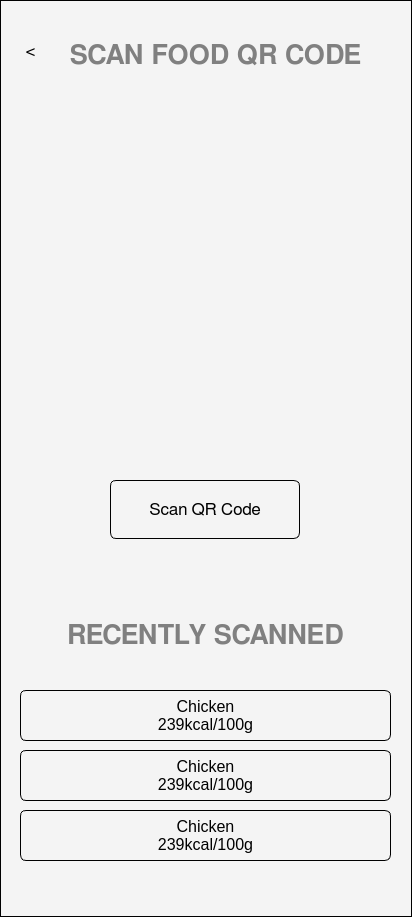
<?xml version="1.0" encoding="UTF-8"?>
<ui version="4.0">
 <class>Form</class>
 <widget class="QWidget" name="Form">
  <property name="geometry">
   <rect>
    <x>0</x>
    <y>0</y>
    <width>412</width>
    <height>917</height>
   </rect>
  </property>
  <property name="windowTitle">
   <string>Form</string>
  </property>
  <property name="styleSheet">
   <string notr="true">background-color: #f4f4f4; border: 1px solid </string>
  </property>
  <widget class="QLabel" name="label">
   <property name="geometry">
    <rect>
     <x>60</x>
     <y>20</y>
     <width>311</width>
     <height>71</height>
    </rect>
   </property>
   <property name="sizePolicy">
    <sizepolicy hsizetype="Preferred" vsizetype="Preferred">
     <horstretch>0</horstretch>
     <verstretch>0</verstretch>
    </sizepolicy>
   </property>
   <property name="font">
    <font>
     <family>FreeSans</family>
     <pointsize>20</pointsize>
     <bold>true</bold>
    </font>
   </property>
   <property name="styleSheet">
    <string notr="true">color: gray; border: none;</string>
   </property>
   <property name="frameShape">
    <enum>QFrame::Shape::NoFrame</enum>
   </property>
   <property name="frameShadow">
    <enum>QFrame::Shadow::Raised</enum>
   </property>
   <property name="text">
    <string>SCAN FOOD QR CODE</string>
   </property>
   <property name="alignment">
    <set>Qt::AlignmentFlag::AlignCenter</set>
   </property>
   <property name="wordWrap">
    <bool>true</bool>
   </property>
  </widget>
  <widget class="QPushButton" name="pushButton_11">
   <property name="geometry">
    <rect>
     <x>10</x>
     <y>30</y>
     <width>41</width>
     <height>41</height>
    </rect>
   </property>
   <property name="font">
    <font>
     <family>FreeSans</family>
     <pointsize>13</pointsize>
     <bold>false</bold>
    </font>
   </property>
   <property name="styleSheet">
    <string notr="true">color: ffffff;background-color: #00000000;
border: 0;</string>
   </property>
   <property name="text">
    <string>&lt;</string>
   </property>
  </widget>
  <widget class="QLabel" name="label_2">
   <property name="geometry">
    <rect>
     <x>50</x>
     <y>600</y>
     <width>311</width>
     <height>71</height>
    </rect>
   </property>
   <property name="sizePolicy">
    <sizepolicy hsizetype="Preferred" vsizetype="Preferred">
     <horstretch>0</horstretch>
     <verstretch>0</verstretch>
    </sizepolicy>
   </property>
   <property name="font">
    <font>
     <family>FreeSans</family>
     <pointsize>20</pointsize>
     <bold>true</bold>
    </font>
   </property>
   <property name="styleSheet">
    <string notr="true">color: gray; border: none;</string>
   </property>
   <property name="frameShape">
    <enum>QFrame::Shape::NoFrame</enum>
   </property>
   <property name="frameShadow">
    <enum>QFrame::Shadow::Raised</enum>
   </property>
   <property name="text">
    <string>RECENTLY SCANNED</string>
   </property>
   <property name="alignment">
    <set>Qt::AlignmentFlag::AlignCenter</set>
   </property>
   <property name="wordWrap">
    <bool>true</bool>
   </property>
  </widget>
  <widget class="QPushButton" name="pushButton_5">
   <property name="geometry">
    <rect>
     <x>110</x>
     <y>480</y>
     <width>190</width>
     <height>59</height>
    </rect>
   </property>
   <property name="font">
    <font>
     <family>FreeSans</family>
     <pointsize>13</pointsize>
     <bold>false</bold>
    </font>
   </property>
   <property name="styleSheet">
    <string notr="true">color: ffffff;background-color: #00000000;
border-radius: 6px;
    padding: 5px;</string>
   </property>
   <property name="text">
    <string>Scan QR Code</string>
   </property>
  </widget>
  <widget class="QLabel" name="label_4">
   <property name="geometry">
    <rect>
     <x>20</x>
     <y>690</y>
     <width>371</width>
     <height>51</height>
    </rect>
   </property>
   <property name="font">
    <font>
     <pointsize>12</pointsize>
    </font>
   </property>
   <property name="styleSheet">
    <string notr="true">color: ffffff;background-color: #00000000;
border-radius: 6px;
    padding: 5px;</string>
   </property>
   <property name="text">
    <string>Chicken
239kcal/100g</string>
   </property>
   <property name="alignment">
    <set>Qt::AlignmentFlag::AlignCenter</set>
   </property>
   <property name="wordWrap">
    <bool>true</bool>
   </property>
  </widget>
  <widget class="QLabel" name="label_5">
   <property name="geometry">
    <rect>
     <x>20</x>
     <y>750</y>
     <width>371</width>
     <height>51</height>
    </rect>
   </property>
   <property name="font">
    <font>
     <pointsize>12</pointsize>
    </font>
   </property>
   <property name="styleSheet">
    <string notr="true">color: ffffff;background-color: #00000000;
border-radius: 6px;
    padding: 5px;</string>
   </property>
   <property name="text">
    <string>Chicken
239kcal/100g</string>
   </property>
   <property name="alignment">
    <set>Qt::AlignmentFlag::AlignCenter</set>
   </property>
   <property name="wordWrap">
    <bool>true</bool>
   </property>
  </widget>
  <widget class="QLabel" name="label_6">
   <property name="geometry">
    <rect>
     <x>20</x>
     <y>810</y>
     <width>371</width>
     <height>51</height>
    </rect>
   </property>
   <property name="font">
    <font>
     <pointsize>12</pointsize>
    </font>
   </property>
   <property name="styleSheet">
    <string notr="true">color: ffffff;background-color: #00000000;
border-radius: 6px;
    padding: 5px;</string>
   </property>
   <property name="text">
    <string>Chicken
239kcal/100g</string>
   </property>
   <property name="alignment">
    <set>Qt::AlignmentFlag::AlignCenter</set>
   </property>
   <property name="wordWrap">
    <bool>true</bool>
   </property>
  </widget>
  <widget class="QLabel" name="label_3">
   <property name="geometry">
    <rect>
     <x>50</x>
     <y>100</y>
     <width>311</width>
     <height>361</height>
    </rect>
   </property>
   <property name="sizePolicy">
    <sizepolicy hsizetype="Preferred" vsizetype="Preferred">
     <horstretch>0</horstretch>
     <verstretch>0</verstretch>
    </sizepolicy>
   </property>
   <property name="font">
    <font>
     <family>FreeSans</family>
     <pointsize>20</pointsize>
     <bold>true</bold>
    </font>
   </property>
   <property name="styleSheet">
    <string notr="true">color: gray; border: none;</string>
   </property>
   <property name="frameShape">
    <enum>QFrame::Shape::NoFrame</enum>
   </property>
   <property name="frameShadow">
    <enum>QFrame::Shadow::Raised</enum>
   </property>
   <property name="text">
    <string/>
   </property>
   <property name="pixmap">
    <pixmap>chicken.png</pixmap>
   </property>
   <property name="scaledContents">
    <bool>true</bool>
   </property>
   <property name="alignment">
    <set>Qt::AlignmentFlag::AlignCenter</set>
   </property>
   <property name="wordWrap">
    <bool>true</bool>
   </property>
  </widget>
 </widget>
 <resources/>
 <connections/>
</ui>
